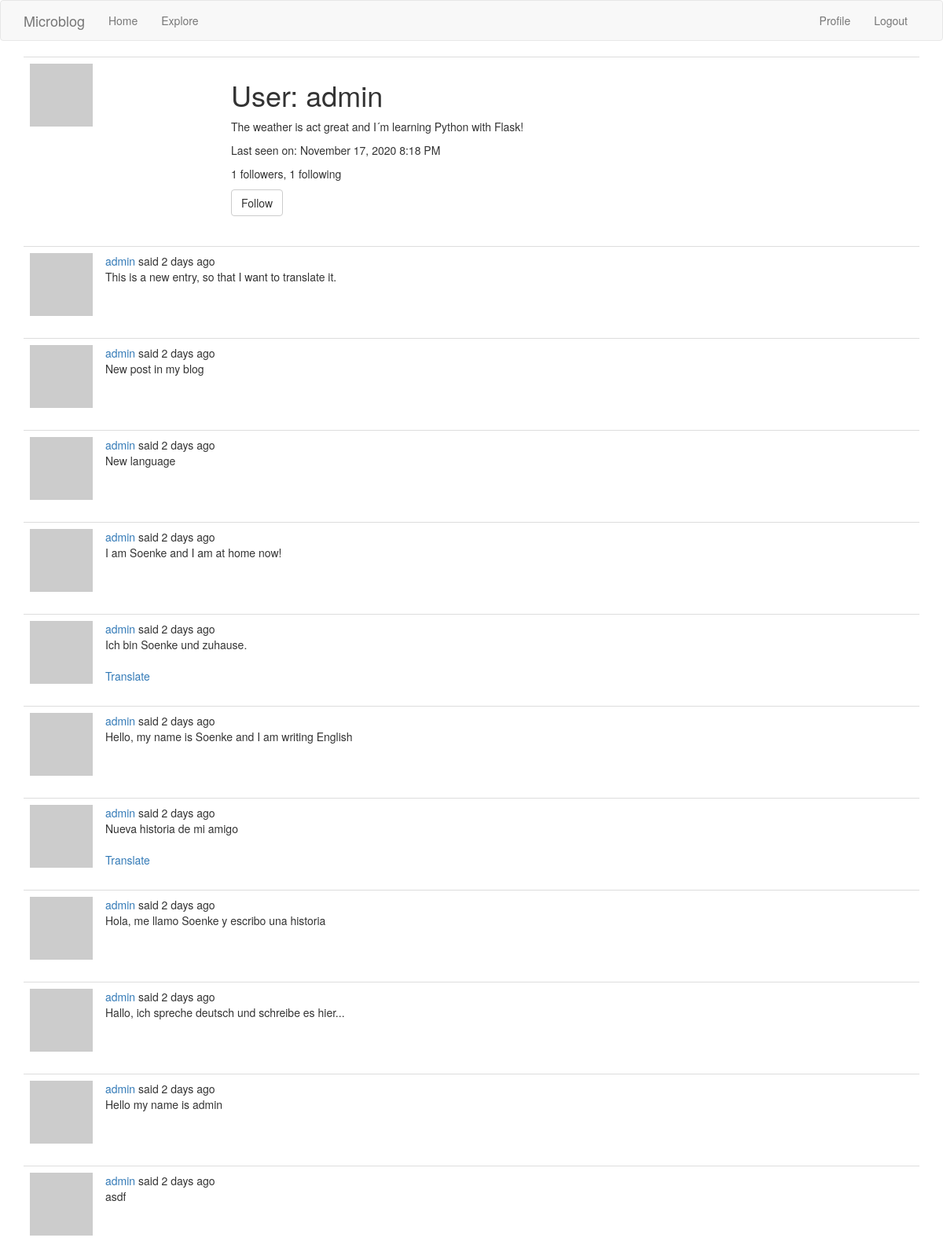
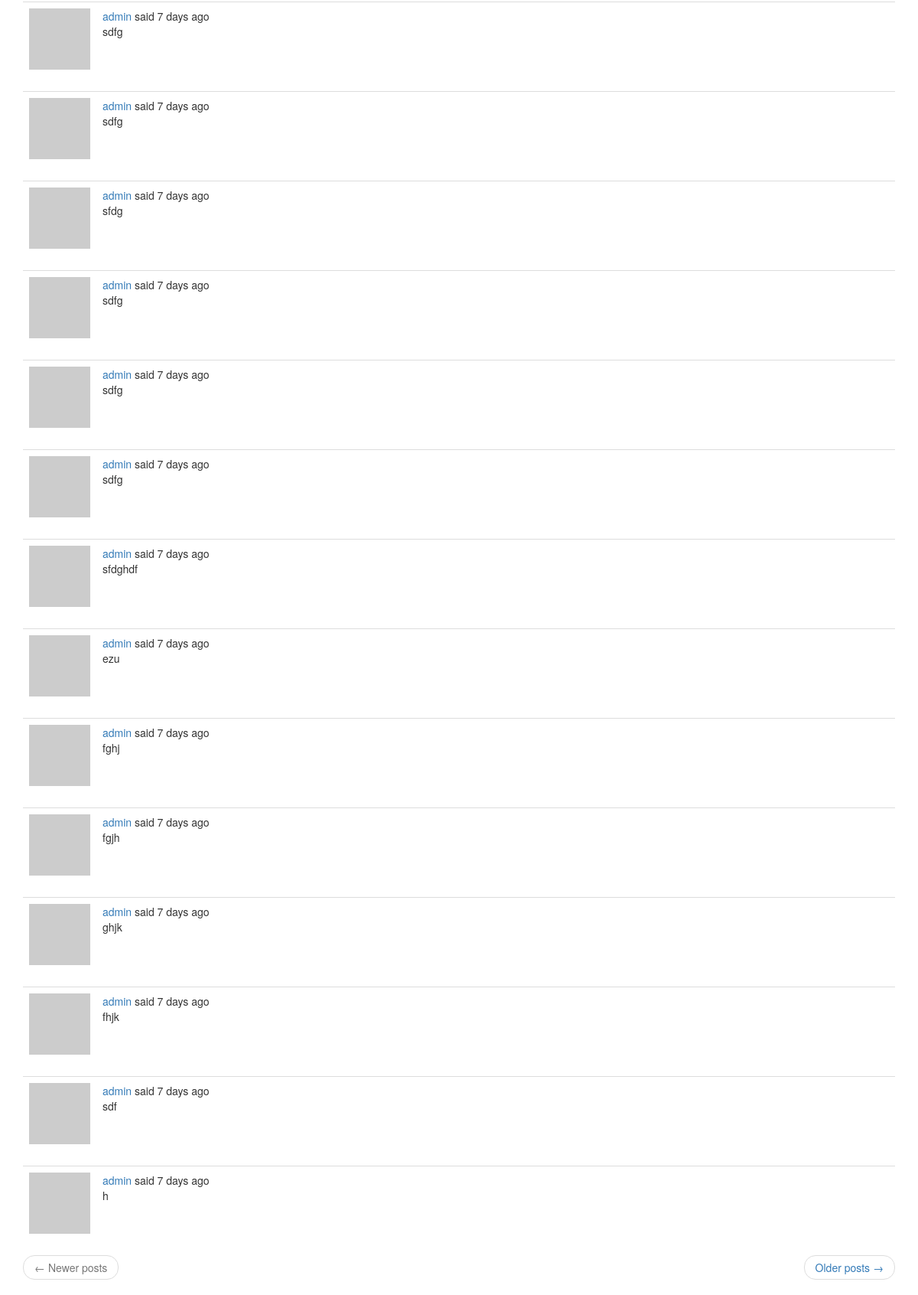
The app's page /user/admin (signed in) with its own data (2 pictures, top to bottom).
### app/models.py (models this page shows, shortened)
class User(UserMixin, db.Model):
    id = db.Column(db.Integer, primary_key=True)
    username = db.Column(db.String(64), index=True, unique=True)
    email = db.Column(db.String(120), index=True, unique=True)
    password_hash = db.Column(db.String(128))
    posts = db.relationship('Post', backref='author', lazy='dynamic')
    about_me = db.Column(db.String(140))
    last_seen = db.Column(db.DateTime, default=datetime.utcnow)
    followed = db.relationship(
        'User', secondary=followers,
        primaryjoin=(followers.c.follower_id == id),
        secondaryjoin=(followers.c.followed_id == id),
        backref=db.backref('followers', lazy='dynamic'), lazy='dynamic')
    def avatar(self, size):
        digest = md5(self.email.lower().encode('utf-8')).hexdigest()
        return 'https://www.gravatar.com/avatar/{}?d=identicon&s={}'.format(
            digest, size)
    def is_following(self, user):
        return self.followed.filter(
            followers.c.followed_id == user.id).count() > 0

class Post(db.Model):
    id = db.Column(db.Integer, primary_key=True)
    body = db.Column(db.String(140))
    timestamp = db.Column(db.DateTime, index=True, default=datetime.utcnow)
    user_id = db.Column(db.Integer, db.ForeignKey('user.id'))
    language = db.Column(db.String(5))

### app/main/routes.py (the view)
@bp.route('/user/<username>')
@login_required
def user(username):
    user = User.query.filter_by(username=username).first_or_404()
    page = request.args.get('page', 1, type=int)
    posts = user.posts.order_by(Post.timestamp.desc()).paginate(
        page, current_app.config['POSTS_PER_PAGE'], False)
    next_url = url_for('main.user', username=user.username,
                       page=posts.next_num) if posts.has_next else None
    prev_url = url_for('main.user', username=user.username,
                       page=posts.prev_num) if posts.has_prev else None
    form = EmptyForm()
    return render_template('user.html', user=user, posts=posts.items,
                           next_url=next_url, prev_url=prev_url, form=form)

### app/main/forms.py
class EmptyForm(FlaskForm):
    submit = SubmitField('Submit')

### app/main/routes.py (called while the page is built)
@bp.before_app_request
def before_request():
    if current_user.is_authenticated:
        current_user.last_seen = datetime.utcnow()
        db.session.commit()
    g.locale = str(get_locale())

### app/models.py (called while the page is built)
@login.user_loader
def load_user(id):
    return User.query.get(int(id))

### app/templates/user.html (shortened to what this page needs)
{% extends "base.html" %}
{% block app_content %}
    <table class="table table-hover">
        <tr>
            <td width="256px"><img src="{{ user.avatar(256) }}"></td>
            <td>
                <h1>{{ _('User') }}: {{ user.username }}</h1>
                {% if user.about_me %}<p>{{ user.about_me }}</p>{% endif %}
                {% if user.last_seen %}
                <p>{{ _('Last seen on') }}: {{ moment(user.last_seen).format('LLL') }}</p>
                {% endif %}
                <p>{{ _('%(count)d followers', count=user.followers.count()) }}, {{ _('%(count)d following', count=user.followed.count()) }}</p>
                {% if user == current_user %}
                <p><a href="{{ url_for('main.edit_profile') }}">{{ _('Edit your profile') }}</a></p>
                {% elif not current_user.is_following(user) %}
                <p>
                    <form action="{{ url_for('main.follow', username=user.username) }}" method="post">
                        {{ form.submit(value=_('Follow'), class_='btn btn-default') }}
                    </form>
                </p>
                {% endif %}
            </td>
        </tr>
    </table>
    {% for post in posts %}
        {% include '_post.html' %}
    {% endfor %}
    <nav aria-label="...">
        <ul class="pager">
            <li class="previous{% if not prev_url %} disabled{% endif %}">
                <a href="{{ prev_url or '#' }}">
                    <span aria-hidden="true">&larr;</span> {{ _('Newer posts') }}
                </a>
            </li>
            <li class="next{% if not next_url %} disabled{% endif %}">
                <a href="{{ next_url or '#' }}">
                    {{ _('Older posts') }} <span aria-hidden="true">&rarr;</span>
                </a>
            </li>
        </ul>
    </nav>
{% endblock %}

### app/templates/_post.html (shortened to what this page needs)
    <table class="table table-hover">
        <tr>
            <td width="70px">
                <a href="{{ url_for('main.user', username=post.author.username) }}">
                    <img src="{{ post.author.avatar(70) }}" />
                </a>
            </td>
            <td>
                {{ _('%(username)s said %(when)s',
                    username=user_link, when=moment(post.timestamp).fromNow()) }}
                <br>
                <span id="post{{ post.id }}">{{ post.body }}</span>
                {% if post.language and post.language != g.locale %}
                <br><br>
                <span id="translation{{ post.id }}">
                    <a href="javascript:translate(
                                '#post{{ post.id }}',
                                '#translation{{ post.id }}',
                                '{{ post.language }}',
                                '{{ g.locale }}');">{{ _('Translate') }}</a>
                </span>
                {% endif %}
            </td>
        </tr>
    </table>

### records on screen
User: username "admin", about_me "The weather is act great and I´m learning Python with Flask!", last_seen "November 17, 2020 8:18 PM"
Post: body "This is a new entry, so that I want to translate it."
Post: body "New post in my blog"
Post: body "New language"
Post: body "I am Soenke and I am at home now!"
Post: body "Ich bin Soenke und zuhause."
Post: body "Hello, my name is Soenke and I am writing English"
Post: body "Nueva historia de mi amigo"
Post: body "Hola, me llamo Soenke y escribo una historia"
Post: body "Hallo, ich spreche deutsch und schreibe es hier..."
Post: body "Hello my name is admin"
Post: body "asdf"
Post: body "sdfg"
Post: body "sdfg"
Post: body "sfdg"
Post: body "sdfg"
Post: body "sdfg"
Post: body "sdfg"
Post: body "sfdghdf"
Post: body "ezu"
Post: body "fghj"
Post: body "fgjh"
Post: body "ghjk"
Post: body "fhjk"
Post: body "sdf"
Post: body "h"
